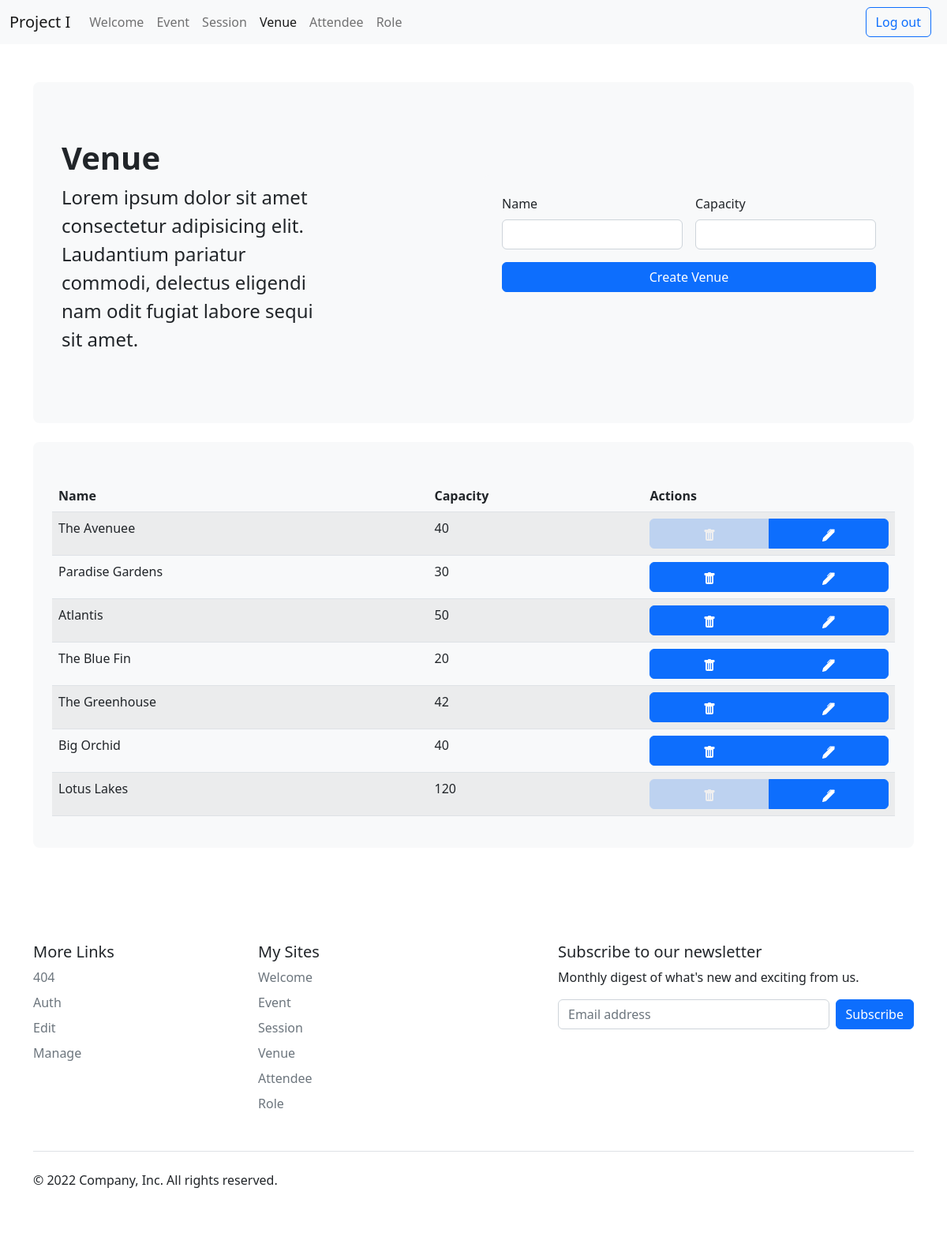
The page /index.php?page=venue (signed in) on the database its author committed.
### tables this page shows
CREATE TABLE `venue` (
  `idvenue` int NOT NULL,
  `name` varchar(50) NOT NULL,
  `capacity` int DEFAULT NULL
);

### app/model/Venue.php (called while the page is built, shortened)
<?php
class Venue {
    private $idvenue;
    public function get_id() {
        return $this->idvenue;
    }
    static function get_all() {
        return DB::queryAll('SELECT * FROM venue ORDER BY idvenue ASC', 'Venue');
    }
    public static function get_page_data($actions) {
        return [
            "template" => "manage",
            "title" => "Venue",
            "form" => "app/view/forms/venue.php",
            "table" => Table::generate(self::get_all(), "venue", $actions)
        ];
    }
}

### app/controller/Controller.php (called while the page is built, shortened)
<?php
class Controller {
    public function handle_request() {
        $page = Filter::validate_and_sanitize(INPUT_GET, 'page', NULL);
        $method = Filter::validate_and_sanitize(INPUT_GET, 'method', NULL);
        $db_access = ["signin"];
        if(isset($_SESSION['loggedin']) && !empty($_SESSION['loggedin'])){
            $db_access = Permissions::get_db_access($_SESSION['role']);
        }
        if (!$method && method_exists($page, "get_all")) {
            return self::handle_page_with_method($page, NULL, NULL, $db_access);
        }
    }
    public static function handle_page_with_method($page, $method, $param, $db_access) {
        $role = isset($_SESSION["role"]) ? $_SESSION["role"] : "";
        $actions = Permissions::get_button_access($role);
        if(method_exists($page, $method)) {
            $data = $page::$method($param);
        } else {
            if(class_exists($page)) {
                $data = $page::get_page_data($actions);
            } else {
                $data["template"] = "404";
            }
            $page = $data["template"];
        }
        $view = new View('app/view/template/' . $page . '.php');
        $data["show_create"] = in_array("create", $db_access);
        return $view->render($data);
    }
}

### index.php (called while the page is built, shortened)
<?php
    require_once 'app/config/Autoloader.php';
    $controller = new Controller();
    $controller->handle_request();
?>

### app/db/DB.php (called while the page is built, shortened)
<?php
class DB {
    private static $connection;
    private static $settings = array(
        PDO::ATTR_ERRMODE => PDO::ERRMODE_EXCEPTION,
        PDO::MYSQL_ATTR_INIT_COMMAND => "SET NAMES utf8",
    );
    public static function connect($host, $user, $password, $database) {
        if (!isset(self::$connection)) {
            try {
                self::$connection = new PDO(
                    "mysql:host=$host;dbname=$database",
                    $user,
                    $password,
                    self::$settings
                );
            } catch (PDOException $e) {
                throw new PDOException($e->getMessage(), (int) $e->getCode());
            }
        }
    }
    public static function queryAll($query, $className, $params = []) {
        try {
            $statement = self::$connection->prepare($query);
            $statement->execute($params);
            return $statement->fetchAll(PDO::FETCH_CLASS, $className);
        } catch (PDOException $e) {
            throw new PDOException($e->getMessage(), (int) $e->getCode());
        }
    }
}

### app/permissions/Permissions.php (called while the page is built, shortened)
<?php
class Permissions {
    public static $ADMIN = 1;
    public static function get_button_access($idrole) {
        switch ($idrole) {
            case self::$ADMIN:
                return ["apply", "remove", "edit"];
            break;
        }
    }
}

### app/config/Autoloader.php (called while the page is built, shortened)
<?php
class Autoloader {
    public static function register() {
        spl_autoload_register(function ($class_name) {
            $dirs = array(
                'app/permissions/',
                'app/controller/',
                'app/filter/',
                'app/model/',
                'app/view/',
                'app/db/',
            );
            foreach ($dirs as $dir) {
                if (file_exists($dir . ucfirst($class_name) . '.php')) {
                    return true;
                }
            }
            return false;
        });
    }
}

### app/model/Event.php (called while the page is built, shortened)
<?php
class Event {
    public static function get_all_by_venue($venue) {
        return DB::queryAll('SELECT * FROM event WHERE venue = :venue', 'Event' ,['venue' => $venue]);
    }
}

### app/view/Table.php (the view, shortened to what this page needs)
<?php
class Table {
    public static function generate($data, $model, $actions, $title = "") {
        $first_row = $data[0];
        $html  = "<div class='p-4 my-4 bg-light rounded-3'>";
        $html .= "    <div class='card-body'>";
        $html .= "        <h1>".ucfirst($title)."</h1>";
        $html .= "        <table class='table table-striped mt-4'>";
        $html .= "            <thead>";
        $html .= "                <tr>";
        foreach(get_object_vars($first_row) as $name=>$value) {
            $html .= "                <th scope='col'>".ucfirst($name)."</th>";
        }
        if ($actions) $html .= "      <th scope='col'>"."Actions"."</th>";
        $html .= "               </tr>";
        $html .= "            </thead>";
        $html .= "            <tbody>";
        foreach ($data as $row) {
            $html .= "            <tr>";
            foreach(get_object_vars($row) as $name=>$value) {
                $html .= "      <td>".$value."</td>";
            }
            $html .= "                <td>";
            $html .= "                    <div class='d-flex btn-group w-100' role='group' aria-label='Basic example'>";
            if($actions) foreach($actions as $action) {
                $model = strpos($model, "event") !== false ? "event" : $model;
                $model = strpos($model, "session") !== false ? "session" : $model;
                $show = true;
                switch($model) {
                    case "venue":
                        $venues = Event::get_all_by_venue($row->get_id());
                        $show = sizeof($venues) == 0;
                        break;
                }
                switch($action){
                    case "apply":
                        $id = $_SESSION["id"];
                        if($model == "event" || $model == "session")
                        if(Attendeeevent::get_by_attendee_and_event($_SESSION["id"], $row->get_id()) || Attendeesession::get_by_attendee_and_session($_SESSION["id"], $row->get_id())){
                            $html .= Button::create("attendee".$model, 'cancel', $id, $row->get_id());
                        } else {
                            $html .= Button::create("attendee".$model, 'apply', $row->get_id());
                        }
                    break;
                    case "remove":
                        if($show){
                            $html .= Button::create($model, 'remove', $row->get_id());
                        }else{
                            $html .= Button::create(NULL, 'remove', $row->get_id());
                        }
                    break;
                    case "edit":
                        $html .= Button::create("edit", 'show', $model, $row->get_id());
                    break;
                }
            }
            $html .= "                     </div>";
            $html .= "                 </td>";
            $html .= "            </tr>";
        }
        $html .= "            </tbody>";
        $html .= "         </table>";
        $html .= "     </div>";
        $html .= " </div>";
        return $html;
    }
}

### app/view/Button.php
<?php
class Button {
    protected static $ICONS = [
        "apply" => " <svg xmlns='http://www.w3.org/2000/svg' width='16' height='16' fill='currentColor' class='bi bi-arrow-right-square-fill' viewBox='0 0 16 16'>
                 <path d='M0 14a2 2 0 0 0 2 2h12a2 2 0 0 0 2-2V2a2 2 0 0 0-2-2H2a2 2 0 0 0-2 2v12zm4.5-6.5h5.793L8.146 5.354a.5.5 0 1 1 .708-.708l3 3a.5.5 0 0 1 0 .708l-3 3a.5.5 0 0 1-.708-.708L10.293 8.5H4.5a.5.5 0 0 1 0-1z'/>
                </svg>",
        "cancel" => "<svg xmlns='http://www.w3.org/2000/svg' width='16' height='16' fill='currentColor' class='bi bi-x-lg' viewBox='0 0 16 16'>
                            <path d='M2.146 2.854a.5.5 0 1 1 .708-.708L8 7.293l5.146-5.147a.5.5 0 0 1 .708.708L8.707 8l5.147 5.146a.5.5 0 0 1-.708.708L8 8.707l-5.146 5.147a.5.5 0 0 1-.708-.708L7.293 8 2.146 2.854Z'/>
                        </svg>",
        "show" => "<svg xmlns='http://www.w3.org/2000/svg' width='16' height='16' fill='currentColor' class='bi bi-pen-fill' viewBox='0 0 16 16'>
                                <path d='m13.498.795.149-.149a1.207 1.207 0 1 1 1.707 1.708l-.149.148a1.5 1.5 0 0 1-.059 2.059L4.854 14.854a.5.5 0 0 1-.233.131l-4 1a.5.5 0 0 1-.606-.606l1-4a.5.5 0 0 1 .131-.232l9.642-9.642a.5.5 0 0 0-.642.056L6.854 4.854a.5.5 0 1 1-.708-.708L9.44.854A1.5 1.5 0 0 1 11.5.796a1.5 1.5 0 0 1 1.998-.001z'/>
                            </svg>",
        "remove" =>  " <svg xmlns='http://www.w3.org/2000/svg' width='16' height='16' fill='currentColor' class='bi bi-trash-fill' viewBox='0 0 16 16'>
                            <path d='M2.5 1a1 1 0 0 0-1 1v1a1 1 0 0 0 1 1H3v9a2 2 0 0 0 2 2h6a2 2 0 0 0 2-2V4h.5a1 1 0 0 0 1-1V2a1 1 0 0 0-1-1H10a1 1 0 0 0-1-1H7a1 1 0 0 0-1 1H2.5zm3 4a.5.5 0 0 1 .5.5v7a.5.5 0 0 1-1 0v-7a.5.5 0 0 1 .5-.5zM8 5a.5.5 0 0 1 .5.5v7a.5.5 0 0 1-1 0v-7A.5.5 0 0 1 8 5zm3 .5v7a.5.5 0 0 1-1 0v-7a.5.5 0 0 1 1 0z'/>
                        </svg>",
    ];
    public static function create($page, $method, ...$params) {
        $param = join(",",$params);
        $icon = self::$ICONS[$method];
        $enabled = $page != NULL ? "enabled":"disabled";
        $page = $page != NULL ? $page:"dummy";
        $transparent = $enabled != "enabled" ? "transparent-50":"";
        $href = $enabled == "enabled" ? "href='index.php?page={$page}&method={$method}&param={$param}'":"";
        return "<a class='btn btn-primary w-100 {$transparent}' {$href}>{$icon}</a>";
    }
}

### app/view/View.php (shortened to what this page needs)
<?php
class View {
    private $_templates = [];
    public function __construct($file) {
        $this->_templates = array();
    }
    public function add_template($file) {
        if (file_exists($file)) {
            array_push($this->_templates, $file);
        } else {
            array_push($this->_templates, 'app/view/template/404.php');
        }
    }
    public function render($data) {
        include 'app/view/shared/header.php';
        foreach ($this->_templates as $_template) {
            include $_template;
        }
        include 'app/view/shared/footer.php';
    }
}

### public/css/style.css (style rules this page uses)
html, body { height:100%; width:100%; margin:0; }
body { font-family: Arial, Helvetica, sans-serif; }
.transparent-50 { opacity: 0.2 !important; }

### rows shown on the page
venue: name "The Avenuee", capacity "40"
venue: name "Paradise Gardens", capacity "30"
venue: name "Atlantis", capacity "50"
venue: name "The Blue Fin", capacity "20"
venue: name "The Greenhouse", capacity "42"
venue: name "Big Orchid", capacity "40"
venue: name "Lotus Lakes", capacity "120"

### other values the page prints
$file_c "Welcome"
$file_c "Event"
$file_c "Session"
$file_c "Venue"
$file_c "Attendee"
$file_c "Role"
$name "Name"
$name "Capacity"
$file_name_c "404"
$file_name_c "Auth"
$file_name_c "Edit"
$file_name_c "Manage"
$file_name_c "Welcome"
$file_name_c "Event"
$file_name_c "Session"
